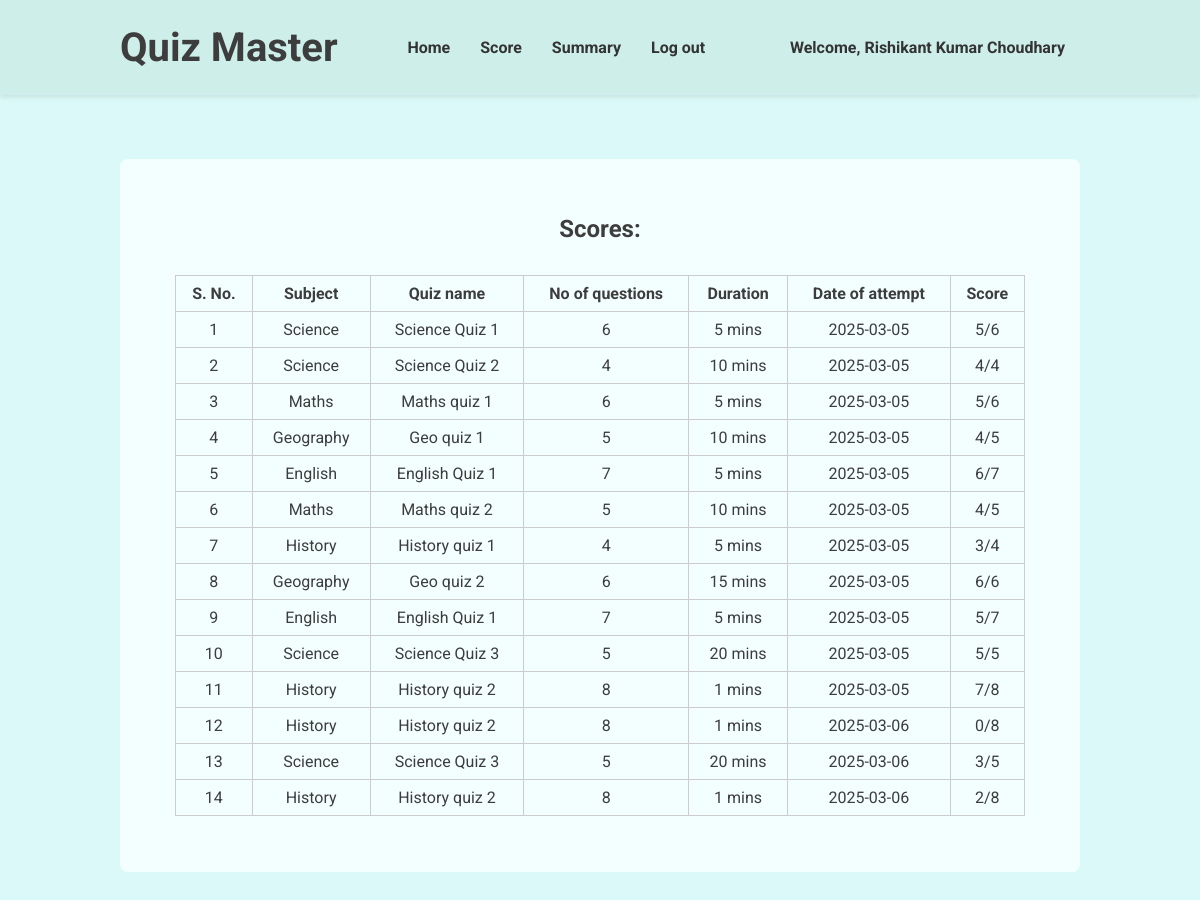
Screenshot of /score (signed in) with the database file from the repository.
### models.py (models this page shows, shortened)
class User(db.Model, UserMixin):
    __tablename__ = 'users'
    id = db.Column(db.Integer, primary_key=True)
    username = db.Column(db.String(80), unique=True, nullable=False)
    passhash = db.Column(db.String(256), nullable=False)
    fullname = db.Column(db.String(80), nullable=False)
    qualification = db.Column(db.String(80), nullable=False)
    dob = db.Column(db.Date, nullable=False)
    is_admin = db.Column(db.Boolean, nullable=False, default=False)
    is_ban = db.Column(db.Boolean, nullable=False, default=False)
    @property
    def password(self):
        raise AttributeError('Password is not a readable attribute')

class Scores(db.Model):
    __tablename__ = 'scores'
    scoreid = db.Column(db.Integer, primary_key=True)
    userid = db.Column(db.Integer, db.ForeignKey('users.id'), nullable=False)
    quizid = db.Column(db.Integer, db.ForeignKey('quizzes.quizid'), nullable=False)
    quizname = db.Column(db.String(80), nullable=False)
    subject = db.Column(db.String(80), nullable=False)
    duration = db.Column(db.Integer, nullable=False)
    attemptdate = db.Column(db.Date, nullable=False)
    correctanswers = db.Column(db.Integer, nullable=False)
    totalquestions = db.Column(db.Integer, nullable=False)

### routes.py (the view)
@app.route('/score')
@login_required
def score():
    return render_template('scores.html', user = current_user, scores = Scores.query.filter_by(userid=current_user.id).all())

### app.py (called while the page is built)
@login_manager.user_loader
def load_user(userid):
    return models.User.query.get(int(userid))

### templates/scores.html (shortened to what this page needs)
{% extends "base.html" %} {% block title %}Scores | Quiz Master{% endblock %} {%
block stylesheet %}
<link rel="stylesheet" href="{{ url_for('static', filename='navbar.css') }}" />
{% endblock %} {% block navbar %}
<header>
  <div class="header-container">
    <h1>Quiz Master</h1>
    <nav>
      <ul>
        <li>
          <a href="/dashboard">Home</a>
        </li>
        <li>
          <a href="/score">Score</a>
        </li>
        <li>
          <a href="/summary">Summary</a>
        </li>
        <li>
          <a href="/logout">Log out</a>
        </li>
      </ul>
    </nav>
    <a href="/profile">Welcome, {{ user.fullname}}</a>
  </div>
</header>
{% endblock %} {% block content %}
<main>
  <h2>Scores:</h2>
  <table>
    <thead>
      <tr>
        <th>S. No.</th>
        <th>Subject</th>
        <th>Quiz name</th>
        <th>No of questions</th>
        <th>Duration</th>
        <th>Date of attempt</th>
        <th>Score</th>
      </tr>
    </thead>
    <tbody>
      {% for score in scores %}
      <tr>
        <td>{{loop.index}}</td>
        <td>{{ score.subject }}</td>
        <td>{{ score.quizname }}</td>
        <td>{{ score.totalquestions }}</td>
        <td>{{ score.duration }} mins</td>
        <td>{{ score.attemptdate }}</td>
        <td>{{ score.correctanswers }}/{{ score.totalquestions }}</td>
      </tr>
      {% endfor %}
    </tbody>
  </table>
</main>
{% endblock %} {% block script %} {% endblock %}

### static/index.css (style rules this page uses)
* { margin: 0; padding: 0; box-sizing: border-box; }
body { background-color: #dbf9f8; color: #3d3d3d; font-family: 'roboto', sans-serif; }
main { margin-bottom: 3rem; }

### static/navbar.css (style rules this page uses)
header { background-color: #cdeee9; padding: 1.5rem; box-shadow: 0 2px 5px rgba(0, 0, 0, 0.1); }
.header-container { margin: auto; width: 80vw; display: flex; justify-content: space-between; align-items: center; }
header h1 { margin: 0; font-size: 2.5rem; color: #3d3d3d; }
header nav ul { list-style: none; display: flex; }
header a { margin: 0 15px; text-decoration: none; color: #333; font-weight: bold; }

### templates/scores.html (style rules this page uses)
main { margin: 4rem 0; padding: 0.5rem; min-height: 50vh; display: flex; flex-direction: column; align-items: center; background-color: #f3ffff; border-radius: 0.5rem; }
h2 { margin: 3rem 0 2rem; font-size: 1.5rem; }
table { width: 90%; border-collapse: collapse; margin-bottom: 3rem; }
th, td { border: 1px solid #ccc; padding: 8px; text-align: center; }

### rows the page displays
User: fullname "Rishikant Kumar Choudhary"
Scores: subject "Science", quizname "Science Quiz 1", totalquestions "6", duration "5", attemptdate "2025-03-05", correctanswers "5"
Scores: subject "Science", quizname "Science Quiz 2", totalquestions "4", duration "10", attemptdate "2025-03-05", correctanswers "4"
Scores: subject "Maths", quizname "Maths quiz 1", totalquestions "6", duration "5", attemptdate "2025-03-05", correctanswers "5"
Scores: subject "Geography", quizname "Geo quiz 1", totalquestions "5", duration "10", attemptdate "2025-03-05", correctanswers "4"
Scores: subject "English", quizname "English Quiz 1", totalquestions "7", duration "5", attemptdate "2025-03-05", correctanswers "6"
Scores: subject "Maths", quizname "Maths quiz 2", totalquestions "5", duration "10", attemptdate "2025-03-05", correctanswers "4"
Scores: subject "History", quizname "History quiz 1", totalquestions "4", duration "5", attemptdate "2025-03-05", correctanswers "3"
Scores: subject "Geography", quizname "Geo quiz 2", totalquestions "6", duration "15", attemptdate "2025-03-05", correctanswers "6"
Scores: subject "English", quizname "English Quiz 1", totalquestions "7", duration "5", attemptdate "2025-03-05", correctanswers "5"
Scores: subject "Science", quizname "Science Quiz 3", totalquestions "5", duration "20", attemptdate "2025-03-05", correctanswers "5"
Scores: subject "History", quizname "History quiz 2", totalquestions "8", duration "1", attemptdate "2025-03-05", correctanswers "7"
Scores: subject "History", quizname "History quiz 2", totalquestions "8", duration "1", attemptdate "2025-03-06", correctanswers "0"
Scores: subject "Science", quizname "Science Quiz 3", totalquestions "5", duration "20", attemptdate "2025-03-06", correctanswers "3"
Scores: subject "History", quizname "History quiz 2", totalquestions "8", duration "1", attemptdate "2025-03-06", correctanswers "2"
